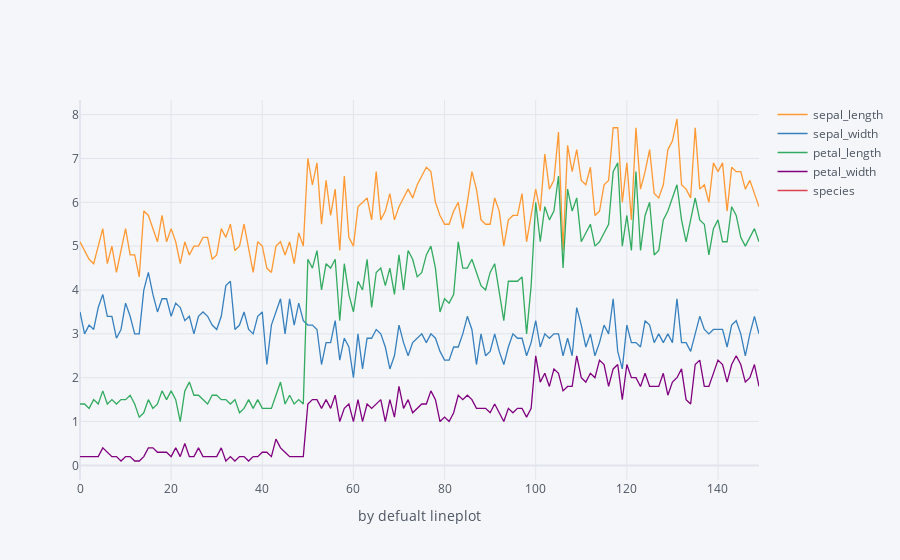

The notebook cell saved with this chart:
### Code cell
df1.iplot(xTitle='by defualt lineplot')

### Figure 1 — Plotly figure (JSON) as saved in the notebook; plotly's stock layout.template omitted (floating-point values rounded to 4 significant figures; data arrays with more than 128 entries replaced by an {"elided": "..."} marker saying what was removed)
{"data": [{"line": {"color": "rgba(255, 153, 51, 1.0)", "dash": "solid", "shape": "linear", "width": 1.3}, "mode": "lines", "name": "sepal_length", "text": "", "type": "scatter", "x": {"elided": "150 int values"}, "y": {"elided": "150 float values"}}, {"line": {"color": "rgba(55, 128, 191, 1.0)", "dash": "solid", "shape": "linear", "width": 1.3}, "mode": "lines", "name": "sepal_width", "text": "", "type": "scatter", "x": {"elided": "150 int values"}, "y": {"elided": "150 float values"}}, {"line": {"color": "rgba(50, 171, 96, 1.0)", "dash": "solid", "shape": "linear", "width": 1.3}, "mode": "lines", "name": "petal_length", "text": "", "type": "scatter", "x": {"elided": "150 int values"}, "y": {"elided": "150 float values"}}, {"line": {"color": "rgba(128, 0, 128, 1.0)", "dash": "solid", "shape": "linear", "width": 1.3}, "mode": "lines", "name": "petal_width", "text": "", "type": "scatter", "x": {"elided": "150 int values"}, "y": {"elided": "150 float values"}}, {"line": {"color": "rgba(219, 64, 82, 1.0)", "dash": "solid", "shape": "linear", "width": 1.3}, "mode": "lines", "name": "species", "text": "", "type": "scatter", "x": {"elided": "150 int values"}, "y": {"elided": "150 str values"}}], "layout": {"legend": {"bgcolor": "#F5F6F9", "font": {"color": "#4D5663"}}, "paper_bgcolor": "#F5F6F9", "plot_bgcolor": "#F5F6F9", "title": {"font": {"color": "#4D5663"}}, "xaxis": {"gridcolor": "#E1E5ED", "showgrid": true, "tickfont": {"color": "#4D5663"}, "title": {"font": {"color": "#4D5663"}, "text": "by defualt lineplot"}, "zerolinecolor": "#E1E5ED"}, "yaxis": {"gridcolor": "#E1E5ED", "showgrid": true, "tickfont": {"color": "#4D5663"}, "title": {"font": {"color": "#4D5663"}, "text": ""}, "zerolinecolor": "#E1E5ED"}}}
